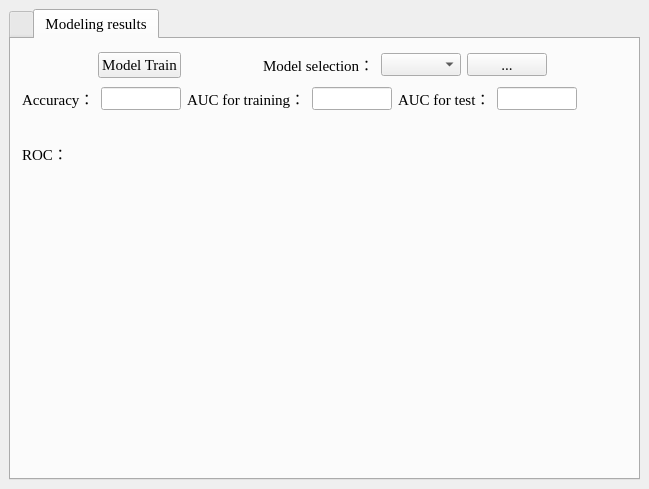
      <widget class="QWidget" name="tab_3">
       <attribute name="title">
        <string>Modeling</string>
       </attribute>
       <widget class="QTabWidget" name="tabWidget_3">
        <property name="enabled">
         <bool>true</bool>
        </property>
        <property name="geometry">
         <rect>
          <x>9</x>
          <y>9</y>
          <width>631</width>
          <height>471</height>
         </rect>
        </property>
        <property name="sizePolicy">
         <sizepolicy hsizetype="Minimum" vsizetype="Minimum">
          <horstretch>0</horstretch>
          <verstretch>0</verstretch>
         </sizepolicy>
        </property>
        <property name="font">
         <font>
          <family>Times New Roman</family>
          <pointsize>11</pointsize>
         </font>
        </property>
        <property name="currentIndex">
         <number>1</number>
        </property>
        <widget class="QWidget" name="tab_6">
         <attribute name="title">
          <string/>
         </attribute>
         <layout class="QVBoxLayout" name="verticalLayout_8">
          <item>
           <widget class="Line" name="line_3">
            <property name="orientation">
             <enum>Qt::Horizontal</enum>
            </property>
           </widget>
          </item>
         </layout>
        </widget>
        <widget class="QWidget" name="tab_7">
         <attribute name="title">
          <string>Modeling results</string>
         </attribute>
         <widget class="QWidget" name="layoutWidget">
          <property name="geometry">
           <rect>
            <x>11</x>
            <y>10</y>
            <width>601</width>
            <height>122</height>
           </rect>
          </property>
          <layout class="QVBoxLayout" name="verticalLayout_2">
           <item>
            <layout class="QHBoxLayout" name="horizontalLayout_53">
             <item>
              <spacer name="horizontalSpacer_29">
               <property name="font">
                <font>
                 <family>Times New Roman</family>
                 <pointsize>11</pointsize>
                </font>
               </property>
               <property name="orientation">
                <enum>Qt::Horizontal</enum>
               </property>
               <property name="sizeHint" stdset="0">
                <size>
                 <width>40</width>
                 <height>23</height>
                </size>
               </property>
              </spacer>
             </item>
             <item>
              <widget class="QPushButton" name="pushButton_15">
               <property name="enabled">
                <bool>true</bool>
               </property>
               <property name="text">
                <string>Model Train</string>
               </property>
              </widget>
             </item>
             <item>
              <spacer name="horizontalSpacer_26">
               <property name="font">
                <font>
                 <family>Times New Roman</family>
                 <pointsize>11</pointsize>
                </font>
               </property>
               <property name="orientation">
                <enum>Qt::Horizontal</enum>
               </property>
               <property name="sizeHint" stdset="0">
                <size>
                 <width>40</width>
                 <height>23</height>
                </size>
               </property>
              </spacer>
             </item>
             <item>
              <widget class="QLabel" name="label_18">
               <property name="minimumSize">
                <size>
                 <width>0</width>
                 <height>23</height>
                </size>
               </property>
               <property name="maximumSize">
                <size>
                 <width>16777215</width>
                 <height>23</height>
                </size>
               </property>
               <property name="font">
                <font>
                 <family>Times New Roman</family>
                 <pointsize>11</pointsize>
                </font>
               </property>
               <property name="text">
                <string>Model selection：</string>
               </property>
              </widget>
             </item>
             <item>
              <widget class="QComboBox" name="comboBox_2">
               <property name="sizePolicy">
                <sizepolicy hsizetype="Preferred" vsizetype="Maximum">
                 <horstretch>0</horstretch>
                 <verstretch>0</verstretch>
                </sizepolicy>
               </property>
               <property name="maximumSize">
                <size>
                 <width>80</width>
                 <height>23</height>
                </size>
               </property>
               <property name="font">
                <font>
                 <family>Times New Roman</family>
                 <pointsize>11</pointsize>
                </font>
               </property>
              </widget>
             </item>
             <item>
              <widget class="QPushButton" name="pushButton_16">
               <property name="maximumSize">
                <size>
                 <width>80</width>
                 <height>23</height>
                </size>
               </property>
               <property name="font">
                <font>
                 <family>Times New Roman</family>
                 <pointsize>11</pointsize>
                </font>
               </property>
               <property name="text">
                <string>...</string>
               </property>
              </widget>
             </item>
             <item>
              <spacer name="horizontalSpacer_25">
               <property name="font">
                <font>
                 <family>Times New Roman</family>
                 <pointsize>11</pointsize>
                </font>
               </property>
               <property name="orientation">
                <enum>Qt::Horizontal</enum>
               </property>
               <property name="sizeHint" stdset="0">
                <size>
                 <width>40</width>
                 <height>23</height>
                </size>
               </property>
              </spacer>
             </item>
            </layout>
           </item>
           <item>
            <layout class="QHBoxLayout" name="horizontalLayout_54">
             <property name="sizeConstraint">
              <enum>QLayout::SetFixedSize</enum>
             </property>
             <item>
              <widget class="QLabel" name="label_19">
               <property name="maximumSize">
                <size>
                 <width>16777215</width>
                 <height>23</height>
                </size>
               </property>
               <property name="font">
                <font>
                 <family>Times New Roman</family>
                 <pointsize>11</pointsize>
                </font>
               </property>
               <property name="text">
                <string>Accuracy：</string>
               </property>
              </widget>
             </item>
             <item>
              <widget class="QLineEdit" name="lineEdit_37">
               <property name="sizePolicy">
                <sizepolicy hsizetype="Expanding" vsizetype="Maximum">
                 <horstretch>0</horstretch>
                 <verstretch>0</verstretch>
                </sizepolicy>
               </property>
               <property name="maximumSize">
                <size>
                 <width>80</width>
                 <height>23</height>
                </size>
               </property>
               <property name="font">
                <font>
                 <family>Times New Roman</family>
                 <pointsize>11</pointsize>
                </font>
               </property>
              </widget>
             </item>
             <item>
              <widget class="QLabel" name="label_30">
               <property name="maximumSize">
                <size>
                 <width>16777215</width>
                 <height>23</height>
                </size>
               </property>
               <property name="font">
                <font>
                 <family>Times New Roman</family>
                 <pointsize>11</pointsize>
                </font>
               </property>
               <property name="text">
                <string>AUC for training：</string>
               </property>
              </widget>
             </item>
             <item>
              <widget class="QLineEdit" name="lineEdit_40">
               <property name="sizePolicy">
                <sizepolicy hsizetype="Expanding" vsizetype="Maximum">
                 <horstretch>0</horstretch>
                 <verstretch>0</verstretch>
                </sizepolicy>
               </property>
               <property name="maximumSize">
                <size>
                 <width>80</width>
                 <height>23</height>
                </size>
               </property>
               <property name="font">
                <font>
                 <family>Times New Roman</family>
                 <pointsize>11</pointsize>
                </font>
               </property>
              </widget>
             </item>
             <item>
              <widget class="QLabel" name="label_20">
               <property name="maximumSize">
                <size>
                 <width>16777215</width>
                 <height>23</height>
                </size>
               </property>
               <property name="font">
                <font>
                 <family>Times New Roman</family>
                 <pointsize>11</pointsize>
                </font>
               </property>
               <property name="text">
                <string>AUC for test：</string>
               </property>
              </widget>
             </item>
             <item>
              <widget class="QLineEdit" name="lineEdit_38">
               <property name="maximumSize">
                <size>
                 <width>80</width>
                 <height>23</height>
                </size>
               </property>
               <property name="font">
                <font>
                 <family>Times New Roman</family>
                 <pointsize>11</pointsize>
                </font>
               </property>
              </widget>
             </item>
             <item>
              <spacer name="horizontalSpacer_27">
               <property name="font">
                <font>
                 <family>Times New Roman</family>
                 <pointsize>11</pointsize>
                </font>
               </property>
               <property name="orientation">
                <enum>Qt::Horizontal</enum>
               </property>
               <property name="sizeHint" stdset="0">
                <size>
                 <width>40</width>
                 <height>20</height>
                </size>
               </property>
              </spacer>
             </item>
            </layout>
           </item>
           <item>
            <layout class="QHBoxLayout" name="horizontalLayout_55">
             <property name="sizeConstraint">
              <enum>QLayout::SetFixedSize</enum>
             </property>
             <item>
              <spacer name="horizontalSpacer_24">
               <property name="font">
                <font>
                 <family>Times New Roman</family>
                 <pointsize>11</pointsize>
                </font>
               </property>
               <property name="orientation">
                <enum>Qt::Horizontal</enum>
               </property>
               <property name="sizeHint" stdset="0">
                <size>
                 <width>40</width>
                 <height>23</height>
                </size>
               </property>
              </spacer>
             </item>
            </layout>
           </item>
           <item>
            <layout class="QGridLayout" name="gridLayout_5">
             <item row="0" column="0">
              <widget class="QLabel" name="label_21">
               <property name="maximumSize">
                <size>
                 <width>16777215</width>
                 <height>23</height>
                </size>
               </property>
               <property name="font">
                <font>
                 <family>Times New Roman</family>
                 <pointsize>11</pointsize>
                </font>
               </property>
               <property name="text">
                <string>ROC：</string>
               </property>
              </widget>
             </item>
             <item row="0" column="1">
              <spacer name="horizontalSpacer_23">
               <property name="font">
                <font>
                 <family>Times New Roman</family>
                 <pointsize>11</pointsize>
                </font>
               </property>
               <property name="orientation">
                <enum>Qt::Horizontal</enum>
               </property>
               <property name="sizeHint" stdset="0">
                <size>
                 <width>40</width>
                 <height>23</height>
                </size>
               </property>
              </spacer>
             </item>
            </layout>
           </item>
          </layout>
         </widget>
         <widget class="QLabel" name="label_42">
          <property name="geometry">
           <rect>
            <x>110</x>
            <y>140</y>
            <width>351</width>
            <height>281</height>
           </rect>
          </property>
          <property name="minimumSize">
           <size>
            <width>0</width>
            <height>23</height>
           </size>
          </property>
          <property name="maximumSize">
           <size>
            <width>16777215</width>
            <height>450</height>
           </size>
          </property>
          <property name="text">
           <string/>
          </property>
         </widget>
        </widget>
       </widget>
      </widget>
